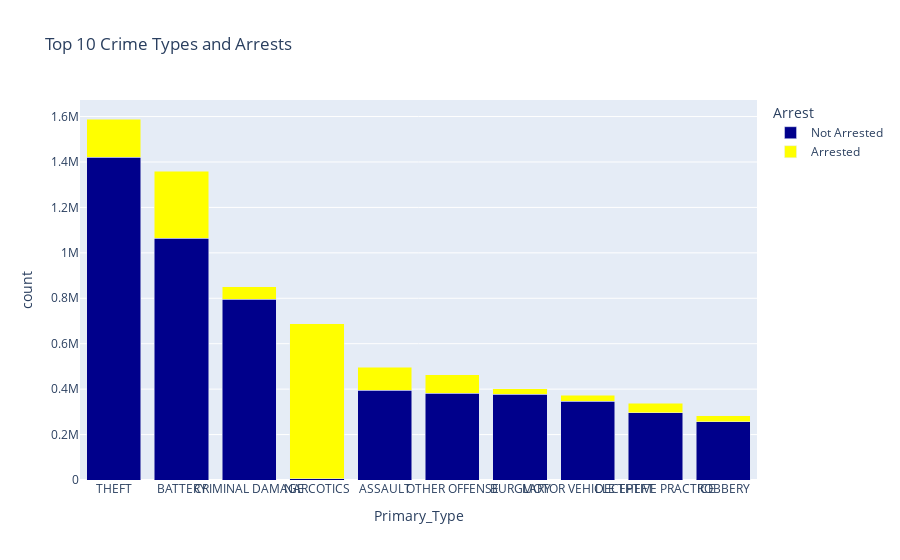

Here is the notebook cell this chart was saved with:
### Markdown cell above
#### Arrest by Crime Type

### Code cell
# Получаем топ-10 по типу преступлений
top_10_types_df = df_crimes.groupBy('Primary_Type') \
    .count() \
    .orderBy(F.desc('count')) \
    .limit(10)

top_10_types = [row['Primary_Type'] for row in top_10_types_df.collect()]

# Группировка по типу и аресту
agg_arrest_by_type = df_crimes.filter(F.col('Primary_Type').isin(top_10_types)) \
    .groupBy('Primary_Type', 'Arrest') \
    .count()

# Преобразуем в pandas
agg_arrest_by_type_pd = agg_arrest_by_type.toPandas()

# Сортировка категорий вручную
total_counts = agg_arrest_by_type_pd.groupby("Primary_Type")["count"].sum().sort_values(ascending=False)
sorted_types = total_counts.index.tolist()
agg_arrest_by_type_pd["Primary_Type"] = pd.Categorical(
    agg_arrest_by_type_pd["Primary_Type"],
    categories=sorted_types,
    ordered=True
)

# Преобразуем Arrest в строку для явного управления цветами
agg_arrest_by_type_pd["Arrest"] = agg_arrest_by_type_pd["Arrest"].map({0: "Not Arrested", 1: "Arrested"})

# Построение графика
fig = px.bar(
    agg_arrest_by_type_pd,
    x='Primary_Type',
    y='count',
    color='Arrest',
    title='Top 10 Crime Types and Arrests',
    barmode='stack',
    category_orders={
        "Primary_Type": sorted_types,
        "Arrest": ["Not Arrested", "Arrested"]  # Arrested — наверху
    },
    color_discrete_map={
        "Arrested": "yellow",
        "Not Arrested": "darkblue"
    }
)
fig.update_xaxes(tickangle=0)
fig.show()

### Figure 1 — Plotly figure (JSON) as saved in the notebook; plotly's stock layout.template omitted (floating-point values rounded to 4 significant figures)
{"data": [{"hovertemplate": "Arrest=Not Arrested<br>Primary_Type=%{x}<br>count=%{y}<extra></extra>", "legendgroup": "Not Arrested", "marker": {"color": "darkblue", "pattern": {"shape": ""}}, "name": "Not Arrested", "orientation": "v", "showlegend": true, "textposition": "auto", "type": "bar", "x": ["THEFT", "NARCOTICS", "BATTERY", "OTHER OFFENSE", "DECEPTIVE PRACTICE", "BURGLARY", "MOTOR VEHICLE THEFT", "CRIMINAL DAMAGE", "ASSAULT", "ROBBERY"], "xaxis": "x", "y": [1421365, 4864, 1063937, 382504, 295615, 378123, 346484, 796521, 394088, 256186], "yaxis": "y"}, {"hovertemplate": "Arrest=Arrested<br>Primary_Type=%{x}<br>count=%{y}<extra></extra>", "legendgroup": "Arrested", "marker": {"color": "yellow", "pattern": {"shape": ""}}, "name": "Arrested", "orientation": "v", "showlegend": true, "textposition": "auto", "type": "bar", "x": ["THEFT", "BURGLARY", "MOTOR VEHICLE THEFT", "DECEPTIVE PRACTICE", "BATTERY", "NARCOTICS", "OTHER OFFENSE", "ROBBERY", "ASSAULT", "CRIMINAL DAMAGE"], "xaxis": "x", "y": [167873, 22619, 27597, 41214, 295701, 682387, 81275, 25807, 101495, 54877], "yaxis": "y"}], "layout": {"barmode": "stack", "legend": {"title": {"text": "Arrest"}, "tracegroupgap": 0}, "title": {"text": "Top 10 Crime Types and Arrests"}, "xaxis": {"anchor": "y", "categoryarray": ["THEFT", "BATTERY", "CRIMINAL DAMAGE", "NARCOTICS", "ASSAULT", "OTHER OFFENSE", "BURGLARY", "MOTOR VEHICLE THEFT", "DECEPTIVE PRACTICE", "ROBBERY"], "categoryorder": "array", "domain": [0, 1], "tickangle": 0, "title": {"text": "Primary_Type"}}, "yaxis": {"anchor": "x", "domain": [0, 1], "title": {"text": "count"}}}}
